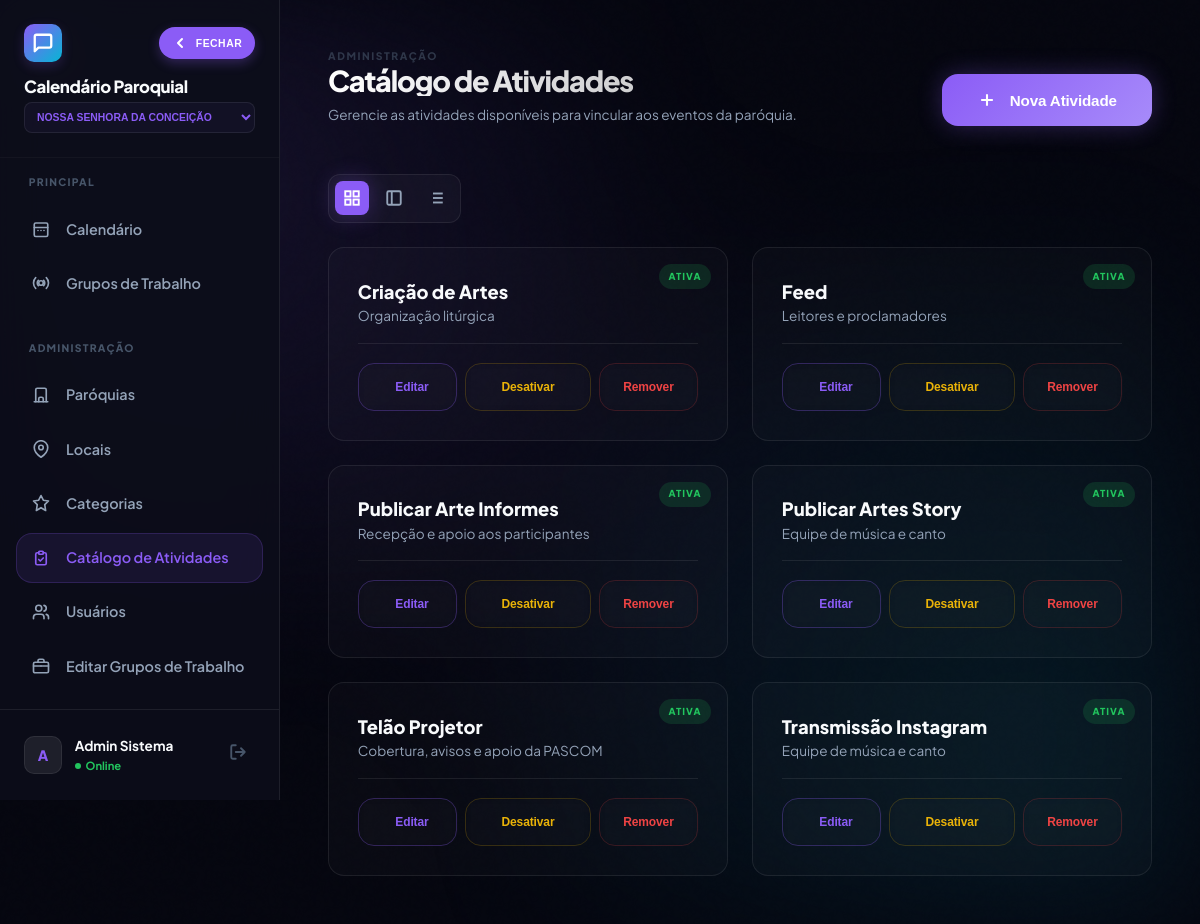
Page /gerenciar_catalogo.php (signed in) on the earlier database version.
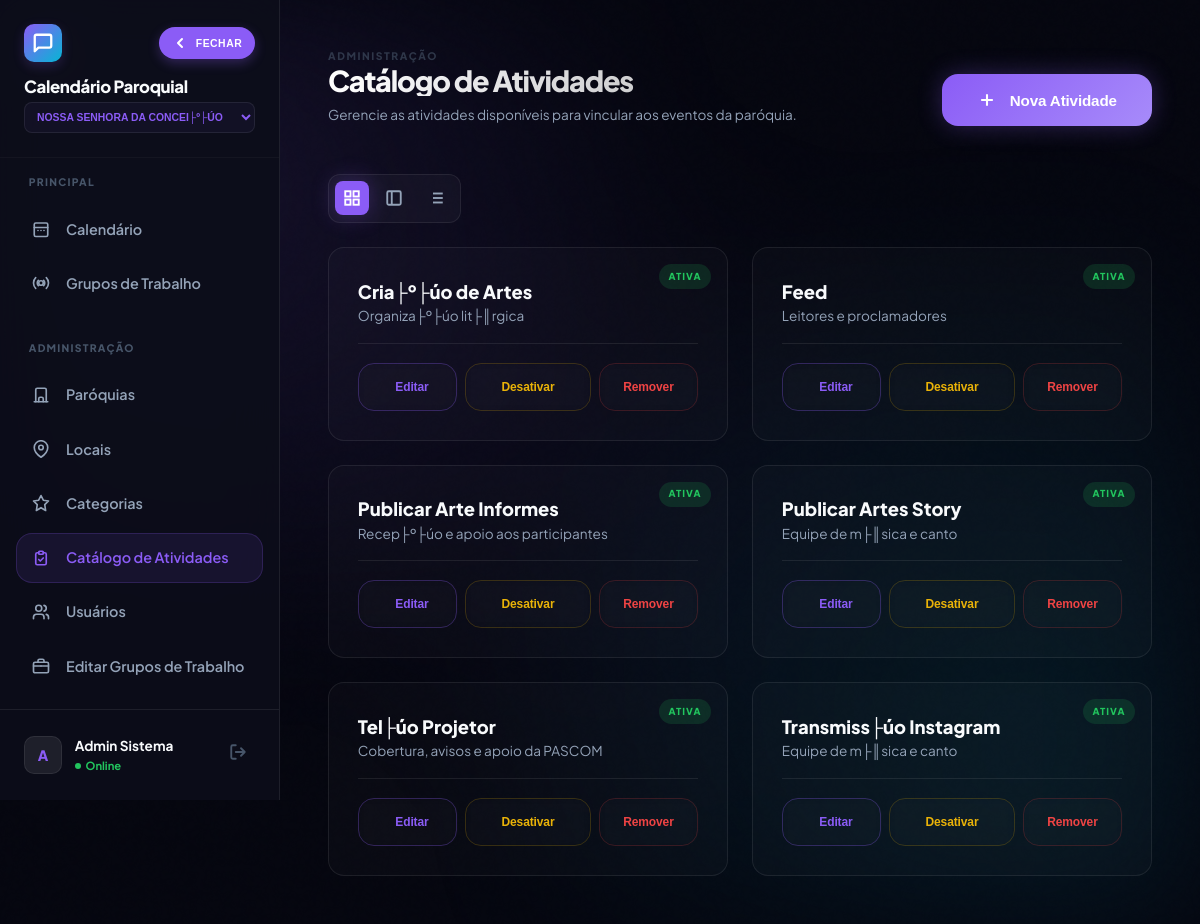
Same page on the later database version.
### tables this page shows
CREATE TABLE `atividades_catalogo` (
  `id` int(10) unsigned NOT NULL AUTO_INCREMENT,
  `paroquia_id` int(10) unsigned NOT NULL,
  `nome` varchar(150) NOT NULL,
  `descricao` text DEFAULT NULL,
  `ativo` tinyint(1) NOT NULL DEFAULT 1,
  PRIMARY KEY (`id`),
  UNIQUE KEY `paroquia_id` (`paroquia_id`,`nome`),
  CONSTRAINT `fk_catalogo_paroquia` FOREIGN KEY (`paroquia_id`) REFERENCES `paroquias` (`id`) ON DELETE CASCADE
);

### config.php (called while the page is built, shortened)
<?php
function h(mixed $v): string {
    return htmlspecialchars((string)($v ?? ''), ENT_QUOTES, 'UTF-8');
}
?>

### functions.php (called while the page is built, shortened)
<?php
require_once __DIR__ . '/config.php';
function current_paroquia_id(): int {
    return (int)($_SESSION['paroquia_id'] ?? 0);
}
?>

### gerenciar_catalogo.php (the view, shortened to what the changed rows need)
<?php
require_once 'functions.php';
$pid = current_paroquia_id();
$items = $conn->query("SELECT * FROM atividades_catalogo WHERE paroquia_id = $pid ORDER BY ativo DESC, nome ASC");
?>
<!DOCTYPE html>
<html lang="pt-BR">
<head>
    <link rel="stylesheet" href="style.css?v=2.4.5"
        <link rel="stylesheet" href="css/responsive.css?v=2.4.5">
</head>
<body>
    <div class="app-shell">
        <?php include 'sidebar.php'; ?>
        <main class="main-content">
            <header class="header-stack animate-in">
                <div>
                    <h1 class="gradient-text">Catálogo de Atividades</h1>
                </div>
            </header>
            <div class="catalog-grid animate-in" id="dataContainer" style="animation-delay: 0.1s;">
                <?php if ($items && $items->num_rows > 0): ?>
                    <?php while ($item = $items->fetch_assoc()): ?>
                    <article class="glass-card catalog-card <?= $item['ativo'] ? '' : 'inactive' ?>">
                        <span class="card-status <?= $item['ativo'] ? 'active' : 'inactive' ?>">
                            <?= $item['ativo'] ? 'Ativa' : 'Inativa' ?>
                        </span>
                        <div>
                            <div class="card-name"><?= h($item['nome']) ?></div>
                            <?php if (!empty($item['descricao'])): ?>
                                <div class="card-desc"><?= h($item['descricao']) ?></div>
                            <?php endif; ?>
                        </div>
                        <div class="card-actions">
                            <button
                                type="button"
                                class="btn btn-ghost btn-edit"
                                data-id="<?= htmlspecialchars($item['id'], ENT_QUOTES, 'UTF-8') ?>"
                                data-nome="<?= htmlspecialchars($item['nome'], ENT_QUOTES, 'UTF-8') ?>"
                                data-descricao="<?= htmlspecialchars($item['descricao'], ENT_QUOTES, 'UTF-8') ?>"
                                style="flex: 1; font-size: 0.75rem; border-color: rgba(var(--primary-rgb), 0.3); color: var(--primary); cursor: pointer;"
                                onclick="editByData(this)"
                            >
                                Editar
                            </button>
                            <?php if ($item['ativo']): ?>
                            <form method="POST" style="flex: 1; margin: 0;">
                                <button type="button" class="btn btn-ghost" style="width: 100%; color: #eab308; font-size: 0.75rem; border-color: rgba(234, 179, 8, 0.2); cursor: pointer;" onclick="return confirmForm(this, 'Desativar temporariamente esta atividade?')">
                                    Desativar
                                </button>
                            </form>
                            <?php endif; ?>
                            <button type="button" class="btn btn-ghost" style="flex: 1; margin: 0; color: #ef4444; font-size: 0.75rem; border-color: rgba(239, 68, 68, 0.2); cursor: pointer;" onclick="confirmDelete(<?= $item['id'] ?>)">
                                Remover
                            </button>
                        </div>
                    </article>
                    <?php endwhile; ?>
                <?php endif; ?>
            </div>
        </main>
    </div>
</body>
</html>

### sidebar.php (shortened to what the changed rows need)
<?php
require_once 'config.php';
$parish_name = 'Igreja Católica';
$pid = $_SESSION['paroquia_id'] ?? 0;
if ($pid > 0) {
    $stmt = $conn->prepare("SELECT nome FROM paroquias WHERE id = ?");
    $stmt->bind_param('i', $pid);
    $stmt->execute();
    $resParish = $stmt->get_result();
    if ($resParish && $resParish->num_rows > 0) {
        $parish_name = $resParish->fetch_assoc()['nome'];
    }
}
$all_parishes = [];
if (userCanSwitchParish()) {
    $p_res = $conn->query("SELECT id, nome FROM paroquias ORDER BY nome");
    if ($p_res) {
        while ($p_row = $p_res->fetch_assoc()) {
            $all_parishes[] = $p_row;
        }
    }
}
?>
<aside class="sidebar" id="mainSidebar">
    <div class="sidebar-header">
        <div class="brand-details">
            <span class="brand-text">Calendário Paroquial</span>
            <?php if (count($all_parishes) > 1): ?>
                <select class="brand-sub-select" onchange="window.location.href='select_paroquia.php?id='+this.value">
                    <?php foreach($all_parishes as $p): ?>
                        <option value="<?= $p['id'] ?>" <?= $p['id'] == $pid ? 'selected' : '' ?>><?= h($p['nome']) ?></option>
                    <?php endforeach; ?>
                </select>
            <?php else: ?>
                <span class="brand-sub"><?= h($parish_name) ?></span>
            <?php endif; ?>
        </div>
    </div>
</aside>

Differences in the rows shown:
changed atividades_catalogo: nome "Criação de Artes" → "Cria├º├úo de Artes"; descricao "Organização litúrgica" → "Organiza├º├úo lit├║rgica"
changed atividades_catalogo "Publicar Arte Informes": descricao "Recepção e apoio aos participantes" → "Recep├º├úo e apoio aos participantes"
changed atividades_catalogo "Publicar Artes Story": descricao "Equipe de música e canto" → "Equipe de m├║sica e canto"
changed atividades_catalogo "Cobertura, avisos e apoio da PASCOM": nome "Telão Projetor" → "Tel├úo Projetor"
changed atividades_catalogo: nome "Transmissão Instagram" → "Transmiss├úo Instagram"; descricao "Equipe de música e canto" → "Equipe de m├║sica e canto"
Other differences:
form field value: "Nossa Senhora da Conceição" → "Nossa Senhora da Concei├º├úo"
